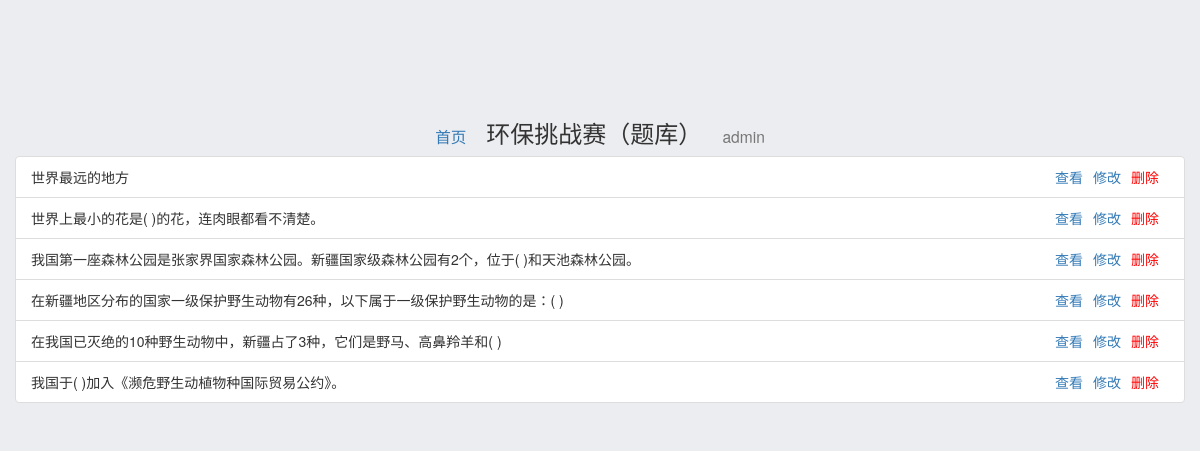
The page /weixin/topic.php (signed in) on the database its author committed.
### tables this page shows
CREATE TABLE `topic`  (
  `id` int(10) NOT NULL AUTO_INCREMENT,
  `title` varchar(255) NOT NULL,
  `options` char(255) NOT NULL,
  `answer` tinyint(1) NOT NULL,
  PRIMARY KEY (`id`) USING BTREE
);

### weixin/topic.php (the view, shortened to what this page needs)
<?php
	$conf = require('database.php');
	$conn = new mysqli($conf['host'],$conf['username'],$conf['password'],$conf['db_name']);
	$sql="select id,title from topic order by id desc";
	$res=$conn->query($sql);
?>
<!DOCTYPE html>
<html lang="en">
	<head>
	    <link rel="stylesheet" href="https://cdn.jsdelivr.net/npm/bootstrap@3.3.7/dist/css/bootstrap.min.css">
	</head>
	<body>
		<div class="container">
			<div class="row" style="margin-top:100px;">
				<div class="col-8">
					<h3 style="text-align:center;"><small><a href="index.php">首页</a></small>&nbsp;&nbsp;&nbsp;环保挑战赛（题库）&nbsp;&nbsp;&nbsp;<small><?php echo $_SESSION['admin-name'];?></small></h3>
					<ul class="list-group">
						<?php
						while($row = mysqli_fetch_assoc($res))
						{
						    echo '<li class="list-group-item"><span>'.$row['title'].'</span><div style="float:right;"><a href="detail.php?id='.$row['id'].'" style="padding-right:10px;">查看</a><a href="update.php?id='.$row['id'].'" style="padding-right:10px;">修改</a><a href="delete.php?id='.$row['id'].'" style="padding-right:10px;color:red;">删除</a><div></li>';
						}
						?>
					</ul>
				</div>
			</div>
		</div>
	</body>
</html>

### weixin/topic.php (style rules this page uses)
body { background: #ecedf0; }

### rows shown on the page
topic: title "世界最远的地方"
topic: title "世界上最小的花是( )的花，连肉眼都看不清楚。"
topic: title "我国第一座森林公园是张家界国家森林公园。新疆国家级森林公园有2个，位于( )和天池森林公园。"
topic: title "在新疆地区分布的国家一级保护野生动物有26种，以下属于一级保护野生动物的是：( )"
topic: title "在我国已灭绝的10种野生动物中，新疆占了3种，它们是野马、高鼻羚羊和( )"
topic: title "我国于( )加入《濒危野生动植物种国际贸易公约》。"

### other values the page prints
$_SESSION['admin-name'] "admin"
